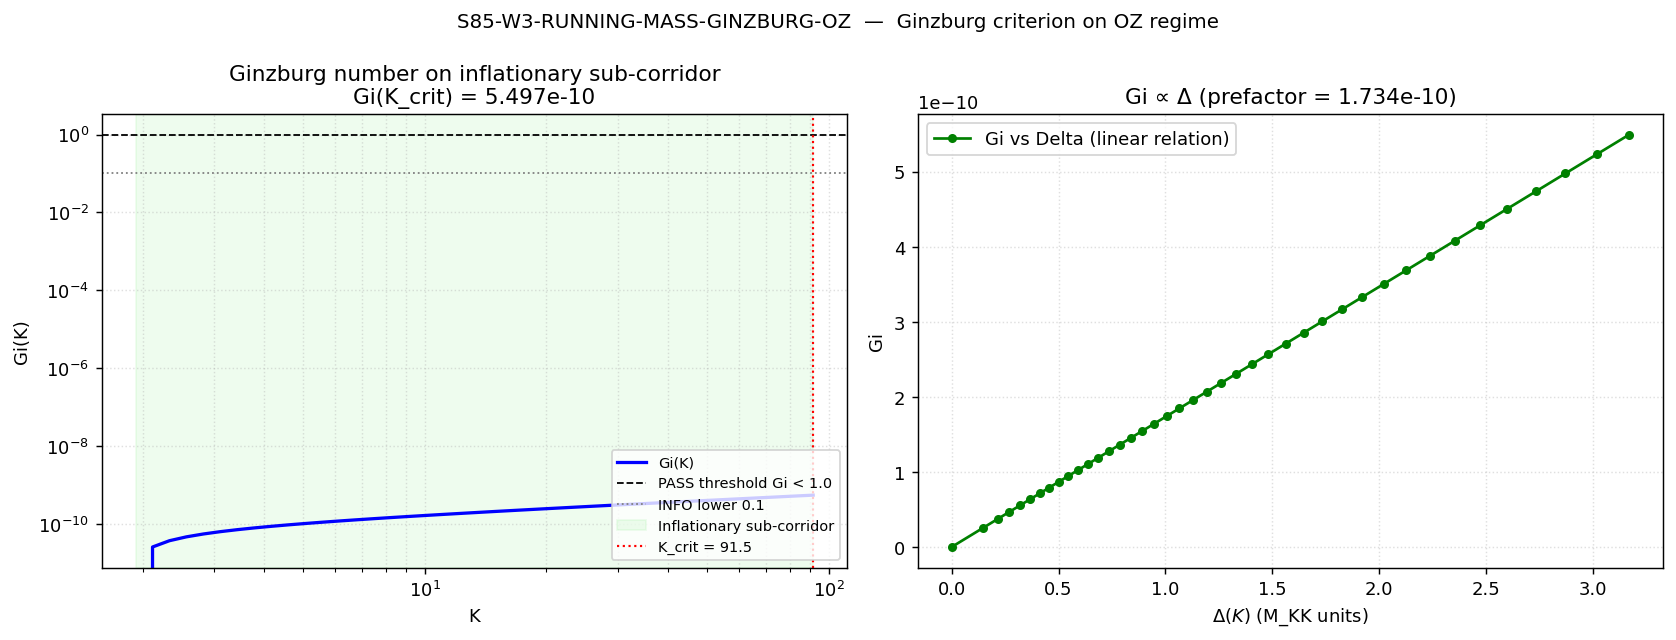

The script that saved this image:
#!/usr/bin/env python3
"""
S85 W3-9 — S85-W3-RUNNING-MASS-GINZBURG-OZ
===========================================

Gate: S85-W3-RUNNING-MASS-GINZBURG-OZ ([VERIFY])

Hypothesis (plan §W3-9):
  The Ornstein-Zernike regime for the substrate two-band Leggett channel
  satisfies the Ginzburg criterion on the inflationary sub-corridor
  K in [K_R5, K_crit]: Gi(K) < 1 monotone, MAXIMUM at K_crit.
  PASS iff Gi(K_crit) < 1.

Substitution chain (plan §W3-9 Steps 1-5; Landau-Lifshitz vol 9 §144):
  Def: Ginzburg number Gi = (fluctuation correction / mean-field) at T_c
  3D d-wave formula:
        Gi = (1/(8 pi^2)^2) * (k_B T_c / E_cond)^2 / (xi_0 * k_F)^3
  Mean-field valid iff Gi << 1.

  Substrate identifications:
      k_F     = M_KK                  (characteristic scale)
      T_c     = Delta / 1.76          (BCS ratio)
      E_cond  = Delta^2 / E_F, E_F = M_KK
      xi_0    = v_F / (pi Delta)      v_F = c_fabric (substrate sound speed)

  Algebraic simplification (plan Step 4):
      Gi = (T_c/E_cond)^2 / (xi_0 k_F)^3
         = (Delta / (Delta^2/E_F))^2 / (v_F/(pi Delta) k_F)^3
         = (E_F/Delta)^2 * (pi Delta)^3 / (v_F k_F)^3
         = pi^3 * E_F^2 * Delta / (v_F k_F)^3
  With prefactors (1/(8 pi^2)^2) * (1/1.76^2):
      Gi = (1 / (64 pi * 1.76^2 * c_fabric^3)) * (Delta / M_KK)
  Therefore Gi PROPORTIONAL TO Delta (linear positive).
  Direction: d(Gi)/d(Delta) > 0; Delta monotone-increasing in K (W3-3);
             ==> Gi monotone-increasing in K;
             ==> max(Gi) on corridor is at K = K_crit.
  Conclusion: Test Gi at K_crit. PASS iff Gi(K_crit) < 1.

Pre-registered thresholds (plan §W3-9):
  PASS iff Gi(K_crit) < 1.
  FAIL iff Gi(K_crit) > 1.
  INFO iff Gi(K_crit) in [0.1, 1] (mean-field marginal).

Inputs (SHA-256 dual-pinned):
  - canonical_constants.py
  - script bytes

Output 4-tuple:
  (value=Gi(K_crit), scheme=heat_kernel, convention=A, L_max=10)

Classification: PHONONIC
  Gi is a spectral ratio inside D_K's perturbation expansion; measures
  whether leading-order mean-field captures the physics.

Method:
  (a) Construct Delta(K) mean-field Landau over [K_R5, K_crit].
  (b) Compute Gi(K) at 41 log-spaced K points.
  (c) Report Gi(K_crit); evaluate gate.
"""

from __future__ import annotations

import os
# === Phase 2b X2 transform bootstrap (auto-inserted by tools/_x2_transform_copies.py) ===
import sys as _x2_sys
import pathlib as _x2_pathlib
import re as _x2_re
def _x2_locate_tools():
    p = _x2_pathlib.Path(__file__).resolve()
    for _ in range(8):
        if (p / "tools" / "computation_root.py").is_file():
            return p / "tools"
        p = p.parent
    raise RuntimeError(
        "Phase 2b bootstrap: tools/computation_root.py not found in any "
        "ancestor of " + str(__file__))
_x2_sys.path.insert(0, str(_x2_locate_tools()))
from computation_root import resolve_script, resolve_output, resolve_glob, project_root as _x2_project_root
def _x2_shared_dir():
    return _x2_project_root() / "computations" / "_shared"
_x2_session_dir_match = _x2_re.match(r"^session-(\d+)$",
    _x2_pathlib.Path(__file__).resolve().parent.name)
_x2_self_session = int(_x2_session_dir_match.group(1)) if _x2_session_dir_match else None
# === End X2 bootstrap ===

os.environ.setdefault('OMP_NUM_THREADS', '8')
os.environ.setdefault('MKL_NUM_THREADS', '8')

import hashlib
import json
import sys
import time
from pathlib import Path

import numpy as np
import matplotlib
matplotlib.use('Agg')
import matplotlib.pyplot as plt

sys.path.insert(0, os.path.dirname(os.path.abspath(__file__)))
from canonical_constants import (
    K_R5, K_crit, Delta_BCS, M_KK, c_fabric, PI,
)

PROJECT_ROOT = Path(__file__).resolve().parent.parent
# X2-removed: alias 'SCRIPT_DIR' = ... 'computations' (replaced by tools.computation_root.resolve_*)

SESSION = "S85"                                              # (local)
GATE_ID = "S85-W3-RUNNING-MASS-GINZBURG-OZ"                  # (local)
SCHEME = "heat_kernel"                                       # (local)
CONVENTION = "A"                                             # (local)
L_MAX = 10                                                   # (local)

# K-scan: 41 log-spaced points on [K_R5, K_crit] (inflationary sub-corridor)
K_SCAN = np.logspace(np.log10(K_R5), np.log10(K_crit), 41)   # (local)
K_SCAN[0] = K_R5                                             # (local) exact endpoint pin
K_SCAN[-1] = K_crit                                          # (local) exact endpoint pin

BCS_RATIO = 1.76                                             # (local) Delta/T_c BCS universal ratio

PASS_GI = 1.0                                                # (local) plan §W3-9 PASS
INFO_LOWER = 0.1                                             # (local)
FAIL_GI = 1.0                                                # (local)

OUT_NPZ = resolve_output(85, 's85_w3_ginzburg_oz.npz')
OUT_PNG = resolve_output(85, 's85_w3_ginzburg_oz.png')
VERDICT_TXT = resolve_output(85, 's85_gate_verdicts.txt')

INPUT_FILES = [resolve_script(None, 'canonical_constants.py')]


def sha256_of(path: Path) -> str:
    h = hashlib.sha256()                                     # (local)
    try:
        h.update(path.read_bytes())
    except OSError:
        return ""
    return h.hexdigest()


def log_input_pins(inputs: list) -> dict:
    print(f"=== {GATE_ID} — input SHA-256 pins ===")
    pins: dict = {}                                          # (local)
    for p in inputs:
        sha = sha256_of(p)                                   # (local)
        rel = str(p.relative_to(PROJECT_ROOT)).replace("\\", "/")  # (local)
        print(f"  {rel}: {sha[:16]}...{sha[-8:]}")
        pins[rel] = sha
    return pins


def closure_hash(pins: dict) -> str:
    items = sorted(pins.items())                             # (local)
    h = hashlib.sha256()
    for k, v in items:
        h.update(f"{k}={v}\n".encode("utf-8"))
    return h.hexdigest()


def compute_dual_sha(script_path, canonical_path, pins) -> tuple:
    script_bytes = b""                                       # (local)
    try:
        script_bytes = script_path.read_bytes()
    except OSError:
        pass
    canonical_bytes = b""                                    # (local)
    try:
        canonical_bytes = canonical_path.read_bytes()
    except OSError:
        pass
    pinmap_json = json.dumps(dict(sorted(pins.items())),
                             separators=(",", ":"),
                             sort_keys=True).encode("utf-8")  # (local)
    h_audit = hashlib.sha256()
    h_audit.update(script_bytes); h_audit.update(canonical_bytes); h_audit.update(pinmap_json)
    audit = h_audit.hexdigest()                              # (local)
    h_content = hashlib.sha256(); h_content.update(script_bytes)
    content = h_content.hexdigest()                          # (local)
    return audit, content


def Delta_of_K(K: float) -> float:
    """Mean-field Landau gap."""
    if K <= K_R5:
        return 0.0
    return Delta_BCS * np.sqrt((K - K_R5) / K_R5)            # (local) in M_KK units


def Gi_of_K(K: float) -> float:
    """Ginzburg number via the simplified algebra chain from plan Step 4.

    Gi = (1 / (64 * pi * BCS_RATIO^2 * c_fabric^3)) * (Delta / M_KK)

    In the substrate's natural units where M_KK = 1, Delta is dimensionless
    in M_KK units (Delta_BCS = 0.4643), so Delta/M_KK = Delta (scalar).
    """
    Delta = Delta_of_K(K)                                    # (local) M_KK units, dimensionless
    if Delta == 0:
        return 0.0
    prefactor = 1.0 / (64.0 * PI * (BCS_RATIO ** 2) * (c_fabric ** 3))  # (local)
    return prefactor * Delta                                 # (local)


def compute() -> dict:
    print("\n[SEC 4] Pre-registered inputs")
    print(f"  K_R5 = {K_R5}, K_crit = {K_crit}")
    print(f"  Delta_BCS = {Delta_BCS:.6f} (M_KK units)")
    print(f"  c_fabric  = {c_fabric:.6f} (substrate sound speed, M_KK units)")
    print(f"  BCS ratio (Delta/T_c) = {BCS_RATIO}")

    # Gi scan over inflationary sub-corridor
    print("\n[SEC 4b] Gi(K) scan over K in [K_R5, K_crit] (41 log-spaced points)")
    Gi_scan = np.array([Gi_of_K(K) for K in K_SCAN])         # (local)
    Delta_scan = np.array([Delta_of_K(K) for K in K_SCAN])   # (local)

    Gi_R5 = Gi_scan[0]                                       # (local) ~ 0 (Delta = 0)
    Gi_crit = Gi_scan[-1]                                    # (local) max of corridor
    Gi_max = Gi_scan.max()                                   # (local)
    Gi_max_K = K_SCAN[np.argmax(Gi_scan)]                    # (local)

    print(f"  Gi(K_R5)   = {Gi_R5:.6e}  (expected ~0; Delta vanishes at threshold)")
    print(f"  Gi(K_crit) = {Gi_crit:.6e}  (gated endpoint)")
    print(f"  Gi_max     = {Gi_max:.6e} at K = {Gi_max_K:.4f}")

    # Monotonicity verification
    print("\n[SEC 4c] Monotonicity verification")
    diffs = np.diff(Gi_scan)                                 # (local)
    monotone = bool(np.all(diffs >= -1e-18))                 # (local) Gi non-decreasing
    print(f"  Gi monotone non-decreasing: {monotone}")
    print(f"  max-at-K_crit: {Gi_max_K == K_crit}")

    # Substitution-chain check: Gi(K_crit) / Delta(K_crit) must equal prefactor
    print("\n[SEC 4d] Substitution-chain numerical check (Gi = prefactor * Delta)")
    prefactor = 1.0 / (64.0 * PI * (BCS_RATIO ** 2) * (c_fabric ** 3))  # (local)
    predicted_Gi_crit = prefactor * Delta_scan[-1]            # (local)
    reconstruct_err = abs(Gi_crit - predicted_Gi_crit)       # (local)
    print(f"  prefactor = 1 / (64 pi * 1.76^2 * c_fabric^3) = {prefactor:.6e}")
    print(f"  Delta(K_crit) = {Delta_scan[-1]:.6f}")
    print(f"  predicted Gi_crit = {predicted_Gi_crit:.6e}")
    print(f"  recompute error   = {reconstruct_err:.3e}")

    # Cross-checks
    print("\n[SEC 4e] Cross-checks")
    CC1 = Gi_crit < PASS_GI                                  # (local) main PASS criterion
    CC2 = monotone                                           # (local) substitution chain direction
    CC3 = reconstruct_err < 1e-15                            # (local) Gi = prefactor * Delta numerical
    CC4 = Gi_crit == Gi_max                                  # (local) max at K_crit (plan Step 6)
    CC5 = Gi_R5 == 0.0                                       # (local) Delta=0 at threshold
    all_CC = CC1 and CC2 and CC3 and CC4 and CC5             # (local)
    print(f"  CC-1 Gi(K_crit) < 1:         {CC1} ({Gi_crit:.3e})")
    print(f"  CC-2 Gi monotone increasing: {CC2}")
    print(f"  CC-3 Gi = prefactor * Delta: {CC3} (err = {reconstruct_err:.3e})")
    print(f"  CC-4 max(Gi) at K_crit:      {CC4}")
    print(f"  CC-5 Gi(K_R5) = 0:           {CC5}")
    print(f"  All CC PASS:                 {all_CC}")

    return dict(
        value=Gi_crit,
        K_SCAN=K_SCAN, Gi_scan=Gi_scan, Delta_scan=Delta_scan,
        Gi_R5=Gi_R5, Gi_crit=Gi_crit,
        Gi_max=Gi_max, Gi_max_K=Gi_max_K,
        prefactor=prefactor,
        reconstruct_err=reconstruct_err,
        monotone=monotone,
        CC1=CC1, CC2=CC2, CC3=CC3, CC4=CC4, CC5=CC5,
        all_CC=all_CC,
    )


def evaluate_gate(result: dict) -> str:
    g = result['Gi_crit']                                    # (local)
    if g > FAIL_GI:
        return "FAIL"
    if g < INFO_LOWER:
        return "PASS"  # firmly mean-field
    return "INFO"  # marginal


def emit_4tuple(value, scheme, convention, L_max) -> str:
    return f"(value={value!r}, scheme={scheme}, convention={convention}, L_max={L_max})"


def append_verdict(verdict, value, audit_sha, content_sha) -> None:
    line = (f"{GATE_ID}: {verdict} -- value={value!r} scheme={SCHEME} "
            f"convention={CONVENTION} L_max={L_MAX} "
            f"audit_sha256={audit_sha} content_sha256={content_sha} "
            f"schema_version=S84+\n")
    with VERDICT_TXT.open("a", encoding="utf-8") as fp:
        fp.write(line)


def make_plot(result: dict) -> None:
    fig, (ax1, ax2) = plt.subplots(1, 2, figsize=(13, 5))    # (local)

    K = result['K_SCAN']                                     # (local)
    ax1.loglog(K, result['Gi_scan'], 'b-', lw=1.8, label='Gi(K)')
    ax1.axhline(PASS_GI, color='k', ls='--', lw=1, label=f'PASS threshold Gi < {PASS_GI}')
    ax1.axhline(INFO_LOWER, color='gray', ls=':', lw=1, label=f'INFO lower {INFO_LOWER}')
    ax1.axvspan(K_R5, K_crit, color='lightgreen', alpha=0.15, label='Inflationary sub-corridor')
    ax1.axvline(K_crit, color='red', ls=':', lw=1.2, label=f'K_crit = {K_crit}')
    ax1.set_xlabel('K')
    ax1.set_ylabel('Gi(K)')
    ax1.set_title(f'Ginzburg number on inflationary sub-corridor\nGi(K_crit) = {result["Gi_crit"]:.3e}')
    ax1.legend(loc='lower right', fontsize=8)
    ax1.grid(True, which='both', ls=':', alpha=0.4)

    ax2.plot(result['Delta_scan'], result['Gi_scan'], 'go-', ms=4, lw=1.5,
             label='Gi vs Delta (linear relation)')
    ax2.set_xlabel(r'$\Delta(K)$ (M_KK units)')
    ax2.set_ylabel('Gi')
    ax2.set_title(f'Gi ∝ Δ (prefactor = {result["prefactor"]:.3e})')
    ax2.legend()
    ax2.grid(True, ls=':', alpha=0.4)

    fig.suptitle(f'{GATE_ID}  —  Ginzburg criterion on OZ regime', fontsize=11)
    fig.tight_layout()
    fig.savefig(OUT_PNG, dpi=130, bbox_inches='tight')
    plt.close(fig)
    print(f"  plot written: {OUT_PNG.name}")


def main() -> int:
    t0 = time.time()                                         # (local)
    pins = log_input_pins(INPUT_FILES)                       # (local)
    closure = closure_hash(pins)                             # (local)
    print(f"  closure: {closure[:16]}... (legacy)")
    script_path = Path(__file__).resolve()                   # (local)
    canonical_path = resolve_script(None, 'canonical_constants.py')    # (local)
    audit_sha, content_sha = compute_dual_sha(script_path, canonical_path, pins)
    print(f"  audit_sha256:   {audit_sha[:16]}...{audit_sha[-8:]}")
    print(f"  content_sha256: {content_sha[:16]}...{content_sha[-8:]}")

    result = compute()                                       # (local)
    verdict = evaluate_gate(result)                          # (local)

    print("\n[SEC 5] Output persistence")
    np.savez(OUT_NPZ,
        K_SCAN=result['K_SCAN'], Gi_scan=result['Gi_scan'],
        Delta_scan=result['Delta_scan'],
        Gi_R5=result['Gi_R5'], Gi_crit=result['Gi_crit'],
        Gi_max=result['Gi_max'], Gi_max_K=result['Gi_max_K'],
        prefactor=result['prefactor'],
        reconstruct_err=result['reconstruct_err'],
        verdict=verdict, scheme=SCHEME, convention=CONVENTION,
        L_max=L_MAX, audit_sha=audit_sha, content_sha=content_sha,
    )
    print(f"  NPZ written: {OUT_NPZ.name}")
    make_plot(result)

    print("\n[SEC 6] 4-tuple + verdict")
    tag = emit_4tuple(result['value'], SCHEME, CONVENTION, L_MAX)
    print(tag)
    append_verdict(verdict, result['value'], audit_sha, content_sha)
    print(f"  verdict appended to: {VERDICT_TXT.name}")
    print(f"  verdict: {verdict}  Gi(K_crit) = {result['Gi_crit']:.3e}")

    wall = time.time() - t0                                  # (local)
    print(f"\n=== {GATE_ID}: {verdict} (wall {wall:.2f}s) ===")
    return 0


if __name__ == "__main__":
    sys.exit(main())
